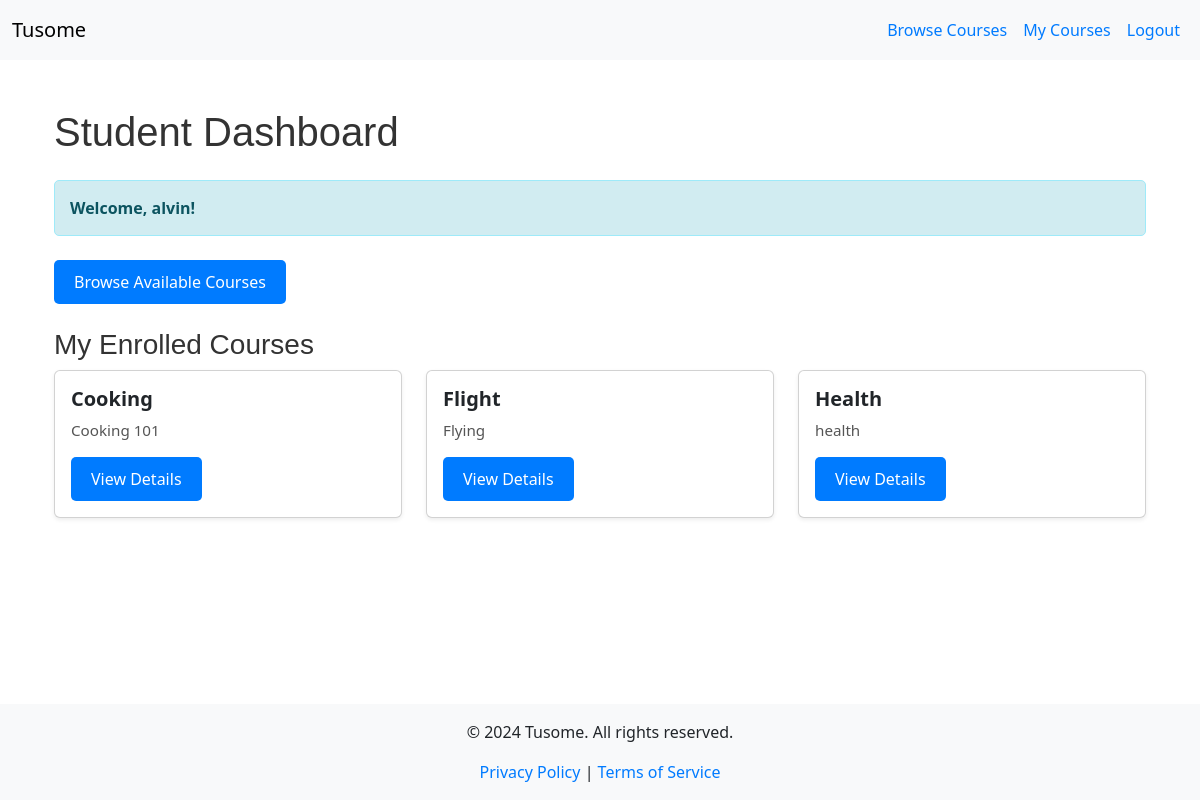
Page /student_dashboard (signed in) on the earlier database version.
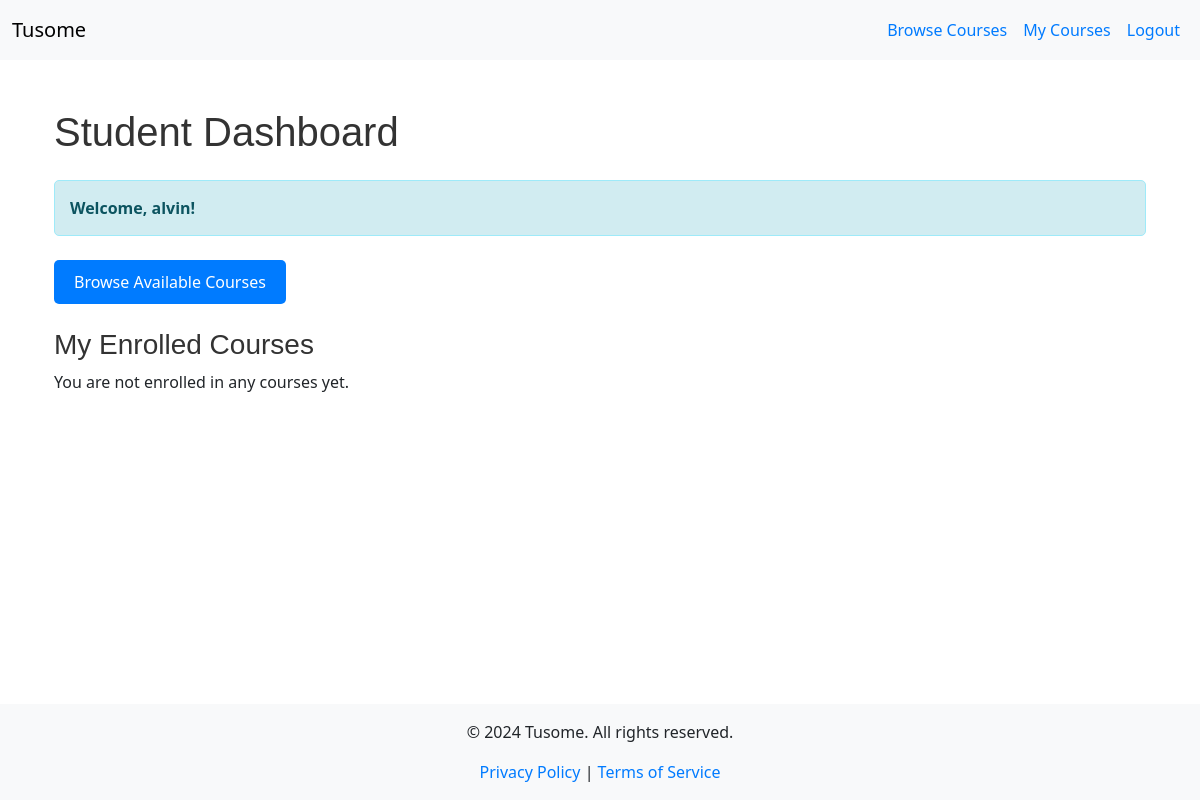
Same page on the later database version.
### models.py (models this page shows)
class Course(db.Model):
    id = db.Column(db.Integer, primary_key=True)
    title = db.Column(db.String(200), nullable=False)
    description = db.Column(db.Text, nullable=False)
    is_featured = db.Column(db.Boolean, default=False)
    instructor_id = db.Column(db.Integer, db.ForeignKey('instructor.id'), nullable=False)
    instructor = db.relationship('Instructor', back_populates='courses')
    lessons = db.relationship('Lesson', back_populates='course', lazy=True)
    quizzes = db.relationship('Quiz', back_populates='course', lazy=True)
    materials = db.relationship('CourseMaterial', back_populates='course', lazy=True)
    enrollments = db.relationship('Enrollment', back_populates='course', lazy=True)
    submissions = db.relationship('Submission', back_populates='course', lazy=True)

### app.py (the view)
@app.route('/student_dashboard')
@role_required(RoleEnum.STUDENT)
def student_dashboard():
    enrollments = current_user.student.enrollments
    courses = [enrollment.course for enrollment in enrollments]
    return render_template('student_dashboard.html', courses=courses)

### app.py (called while the page is built)
@app.context_processor
def inject_current_year():
    return {'current_year': datetime.utcnow().year}

@login_manager.user_loader
def load_user(user_id):
    return User.query.get(int(user_id))

@app.context_processor
def inject_roleenum():
    return dict(RoleEnum=RoleEnum)

def role_required(role):
    def decorator(f):
        @wraps(f)
        @login_required  # Ensure the user is logged in
        def decorated_function(*args, **kwargs):
            if current_user.role != role:
                flash('Access denied.', 'danger')
                return redirect(url_for('index'))
            return f(*args, **kwargs)
        return decorated_function
    return decorator

### templates/student_dashboard.html
{% extends "base.html" %}
{% block content %}
<div class="container">
    <h1 class="my-4">Student Dashboard</h1>
    <div class="alert alert-info">
        <strong>Welcome, {{ current_user.username }}!</strong>
    </div>
    <div class="mt-4">
      <a href="{{ url_for('browse_courses') }}" class="btn btn-primary">Browse Available Courses</a>
    </div>
    <div class="mt-4">
      <h3>My Enrolled Courses</h3>
      {% if courses %}
        <div class="row">
          {% for course in courses %}
            <div class="col-md-4 mb-4">
              <div class="card h-100 shadow-sm">
                <div class="card-body d-flex flex-column">
                  <h5 class="card-title">{{ course.title }}</h5>
                  <p class="card-text">{{ course.description[:150] }}{% if course.description|length > 150 %}...{% endif %}</p>
                  <div class="mt-auto">
                    <a href="{{ url_for('course_details', course_id=course.id) }}" class="btn btn-primary">View Details</a>
                  </div>
                </div>
              </div>
            </div>
          {% endfor %}
        </div>
      {% else %}
        <p>You are not enrolled in any courses yet.</p>
      {% endif %}
    </div>
</div>
{% endblock %}

Differences in the rows shown:
no longer on this page (row edited): Course: title "Cooking", description "Cooking 101"
no longer on this page (row edited): Course: title "Flight", description "Flying"
removed Course: title "Health", description "health"
Other differences:
text now shown: "You are not enrolled in any courses yet."
